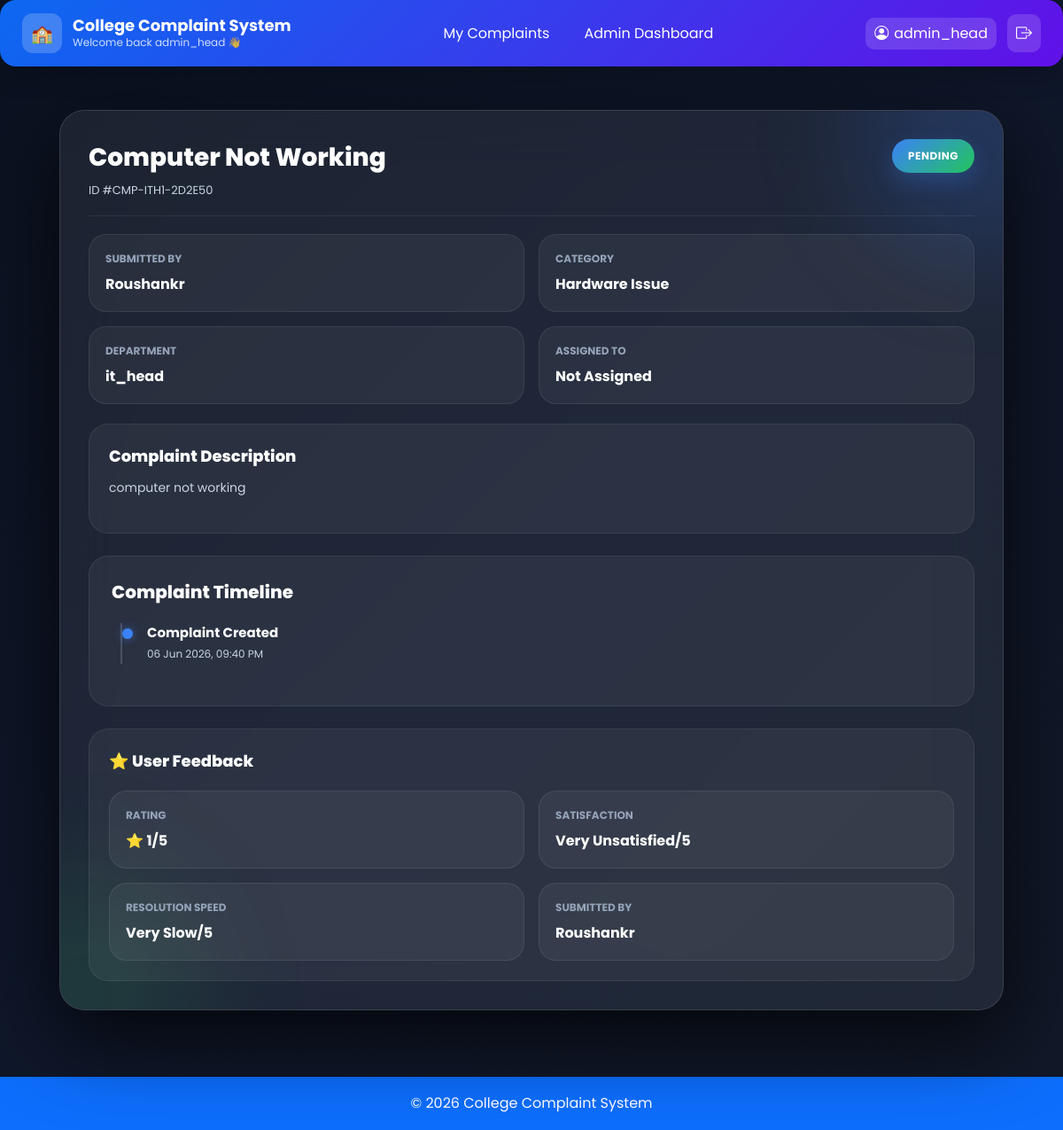
/complaints/complaint/24/ (signed in), run on the app's committed database.
### complaints/models.py (models this page shows, shortened)
class Complaint(models.Model):
    complaint_id = models.CharField(
        max_length=20, unique=True, blank=True, null=True)
    STATUS_CHOICES = [
        ('Pending', 'Pending'),
        ('In Progress', 'In Progress'),
        ('Resolved', 'Resolved'),
    ]
    PRIORITY_CHOICES = [
        ('Low', 'Low'),
        ('Medium', 'Medium'),
        ('High', 'High'),
        ('EMERGENCY', 'Emergency'),
    ]
    user = models.ForeignKey(
        User, on_delete=models.CASCADE, null=True, blank=True)
    first_name = models.CharField(max_length=50)
    last_name = models.CharField(max_length=50, blank=True)
    email = models.EmailField()
    phone = models.CharField(max_length=15, blank=True, null=True)
    roll_number = models.CharField(max_length=50, blank=True, null=True)
    title = models.CharField(max_length=255, blank=True, null=True)
    description = models.TextField()
    category = models.ForeignKey('ComplaintCategory', on_delete=models.CASCADE)
    subcategory = models.ForeignKey(
        'ComplaintSubCategory',
        on_delete=models.CASCADE,
        null=True,
        blank=True
    )
    department = models.ForeignKey(
        'Department',
        on_delete=models.CASCADE,
        null=True,
        blank=True
    )
    location = models.CharField(max_length=255, blank=True, null=True)
    incident_date = models.DateField(null=True, blank=True)
    attachment = models.FileField(
        upload_to='complaints/', null=True, blank=True)
    is_anonymous = models.BooleanField(default=False)
    role = models.CharField(max_length=50, default="Student")
    priority = models.CharField(
        max_length=20,
        choices=PRIORITY_CHOICES,
        default='Low'
    )
    status = models.CharField(
        max_length=20,
        choices=STATUS_CHOICES,
        default='Pending'
    )
    assigned_to = models.ForeignKey(
        User,
        on_delete=models.SET_NULL,
        null=True,
        blank=True,
        related_name="assigned_complaints"
    )
    remarks = models.TextField(null=True, blank=True)
    created_at = models.DateTimeField(auto_now_add=True)
    updated_at = models.DateTimeField(auto_now=True)
    assigned_at = models.DateTimeField(blank=True, null=True)
    processing_at = models.DateTimeField(blank=True, null=True)
    resolved_at = models.DateTimeField(blank=True, null=True)

class ComplaintCategory(models.Model):
    department = models.ForeignKey(Department, on_delete=models.CASCADE)
    name = models.CharField(max_length=150)
    def __str__(self):
        return self.name

class Department(models.Model):
    name = models.CharField(max_length=150, unique=True)
    code = models.CharField(max_length=10, unique=True, blank=True)
    head = models.ForeignKey(
        User,
        on_delete=models.SET_NULL,
        null=True,
        blank=True
    )
    description = models.TextField(blank=True)
    created_at = models.DateTimeField(auto_now_add=True)
    def __str__(self):
        return self.name

class ComplaintFeedback(models.Model):
    complaint = models.OneToOneField(
        Complaint,
        on_delete=models.CASCADE,
        related_name="feedback"
    )
    user = models.ForeignKey(
        User,
        on_delete=models.CASCADE
    )
    rating = models.IntegerField(default=5)
    resolution_speed = models.CharField(
        max_length=50,
        blank=True
    )
    satisfaction = models.CharField(
        max_length=50,
        blank=True
    )
    comment = models.TextField(
        blank=True,
        null=True
    )
    created_at = models.DateTimeField(
        auto_now_add=True
    )

### complaints/views.py (the view)
# urls.py: path('complaint/<int:id>/', views.complaint_detail, name='complaint_detail'),
@login_required
def complaint_detail(request, id):
    complaint = get_object_or_404(
        Complaint,
        id=id
    )
    feedback = ComplaintFeedback.objects.filter(
        complaint=complaint
    ).first()
    return render(
        request,
        "complaints/complaint_detail.html",
        {
            "complaint": complaint,
            "feedback": feedback
        }
    )

### complaints/templates/complaints/complaint_detail.html (shortened to what this page needs)
{% extends 'complaints/base.html' %} {% block content %}
<div class="detail-wrapper">
  <div class="complaint-card">
    <div class="complaint-header">
      <div>
        <div class="complaint-title">{{ complaint.title }}</div>
        <div class="complaint-subtitle">ID #{{ complaint.complaint_id }}</div>
      </div>
      <div class="badge-status">{{ complaint.status }}</div>
    </div>
    <div class="info-grid">
      <div class="info-box">
        <div class="info-title">Submitted By</div>
        <div class="info-value">
          {% if complaint.user %} {{ complaint.user.username }} {% else %}
          Anonymous {% endif %}
        </div>
      </div>
      <div class="info-box">
        <div class="info-title">Category</div>
        <div class="info-value">{{ complaint.category }}</div>
      </div>
      <div class="info-box">
        <div class="info-title">Department</div>
        <div class="info-value">{{ complaint.department }}</div>
      </div>
      <div class="info-box">
        <div class="info-title">Assigned To</div>
        <div class="info-value">
          {{ complaint.assigned_to|default:"Not Assigned" }}
        </div>
      </div>
    </div>
    <div class="description-box">
      <div class="section-heading">Complaint Description</div>
      <p>{{ complaint.description }}</p>
    </div>
    <div class="timeline-wrapper">
      <div class="timeline-title">Complaint Timeline</div>
      <div class="timeline">
        <div class="timeline-item">
          <div class="timeline-content">
            <strong>Complaint Created</strong>
            <small>{{ complaint.created_at|date:"d M Y, h:i A" }}</small>
          </div>
        </div>
    </div>
    </div>
    {% if feedback %}
    <div class="description-box" style="margin-top: 25px">
      <div class="section-heading">⭐ User Feedback</div>
      <div class="info-grid">
        <div class="info-box">
          <div class="info-title">Rating</div>
          <div class="info-value">⭐ {{ feedback.rating }}/5</div>
        </div>
        <div class="info-box">
          <div class="info-title">Satisfaction</div>
          <div class="info-value">{{ feedback.satisfaction }}/5</div>
        </div>
        <div class="info-box">
          <div class="info-title">Resolution Speed</div>
          <div class="info-value">{{ feedback.resolution_speed }}/5</div>
        </div>
        <div class="info-box">
          <div class="info-title">Submitted By</div>
          <div class="info-value">{{ feedback.user.username }}</div>
        </div>
      </div>
    </div>
    {% endif %}
  </div>
</div>
{% endblock %}

### complaints/templates/complaints/base.html (shortened to what this page needs)
{% load static %}
<!doctype html>
<html lang="en">
  <head>
    <link
      href="https://cdn.jsdelivr.net/npm/bootstrap@5.3.3/dist/css/bootstrap.min.css"
      rel="stylesheet"
    />
    <link
      href="https://cdn.jsdelivr.net/npm/bootstrap-icons@1.11.3/font/bootstrap-icons.min.css"
      rel="stylesheet"
    />
  </head>
  <body>
    <div class="topnav">
      <div class="nav-left">
        <div class="logo-badge">🏫</div>
        <div>
          <h2>College Complaint System</h2>
          <p>Welcome back {{request.user.username}} 👋</p>
        </div>
      </div>
      <div class="nav-center">
        {% if user.is_authenticated %}
        <a href="/my-complaints/" class="nav-item"> My Complaints </a>
         {% endif %} {% if user.is_superuser %}
        <a href="/admin-dashboard/" class="nav-item"> Admin Dashboard </a>
        {% endif %}
      </div>
      <div class="nav-right">
        {% if user.is_authenticated %}
        <div class="user-box">
          <i class="bi bi-person-circle"></i>
          <span> {{request.user.username}} </span>
        </div>
        <a href="/logout/" class="logout-btn">
          <i class="bi bi-box-arrow-right"> </i>
        </a>
        {% else %}
        <a href="/login/" class="nav-item"> Login </a>
        <a href="/register/" class="nav-item"> Register </a>
        {% endif %}
      </div>
    </div>
    <div class="container mt-4">
       {% block content %} {% endblock %}
    </div>
    <div class="footer">© 2026 College Complaint System</div>
  </body>
</html>

### complaints/templates/complaints/base.html (style rules this page uses)
* { font-family: "Poppins", sans-serif; }
body { background: #f4f7fc; margin: 0; padding: 0; }
.topnav { position: sticky; top: 0; z-index: 999; display: flex; justify-content: space-between; align-items: center; padding: 15px 25px; margin-bottom: 20px; background: linear-gradient( 135deg, rgba(13, 110, 253, 0.95), rgba(102, 16, 242, 0.95) ); backdrop-filter: blur(15px); border-radius: 18px; box-shadow: 0 10px 30px rgba(0, 0, 0, 0.2); color: white; }
.nav-left { display: flex; align-items: center; gap: 12px; }
.logo-badge { width: 45px; height: 45px; border-radius: 12px; background: rgba(255, 255, 255, 0.2); display: flex; align-items: center; justify-content: center; font-size: 20px; }
.nav-left h2 { margin: 0; font-size: 18px; font-weight: 700; }
.nav-left p { margin: 0; font-size: 12px; opacity: 0.8; }
.nav-center { display: flex; gap: 15px; }
.nav-item { color: white; text-decoration: none; padding: 8px 12px; border-radius: 10px; transition: 0.3s; }
.nav-right { display: flex; align-items: center; gap: 12px; }
.user-box { display: flex; gap: 6px; padding: 6px 10px; background: rgba(255, 255, 255, 0.15); border-radius: 10px; }
.logout-btn { color: white; font-size: 18px; padding: 8px 10px; border-radius: 10px; background: rgba(255, 255, 255, 0.15); text-decoration: none; transition: 0.3s; }
.footer { background: #0d6efd; color: white; padding: 18px; text-align: center; margin-top: 50px; }

### data on the page
Complaint: title "Computer Not Working", complaint_id "CMP-ITH1-2D2E50", status "PENDING", user.username "Roushankr", category "Hardware Issue", department "it_head", assigned_to "Not Assigned", description "computer not working", created_at "06 Jun 2026, 09:40 PM"
ComplaintFeedback: rating "1", satisfaction "Very Unsatisfied", resolution_speed "Very Slow", user.username "Roushankr"

### other printed values
{{ request.user.username }} "admin_head"
